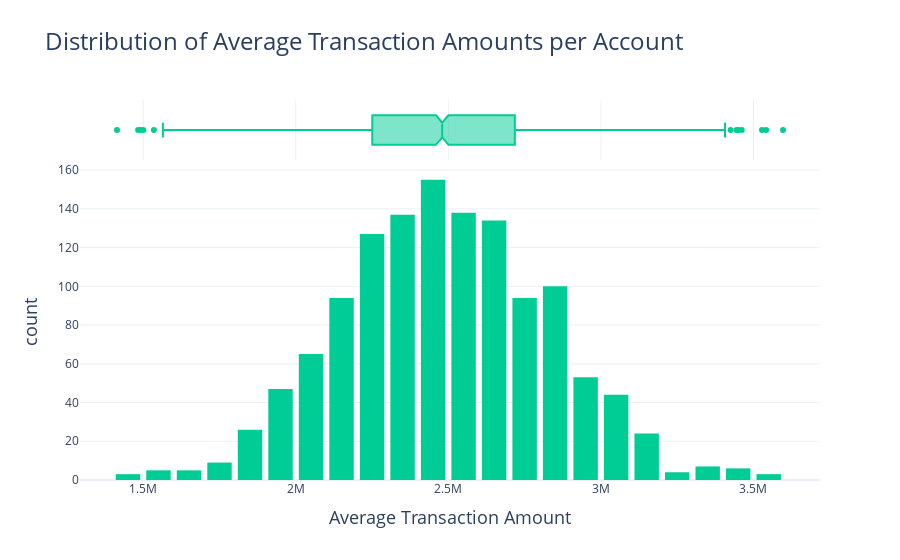
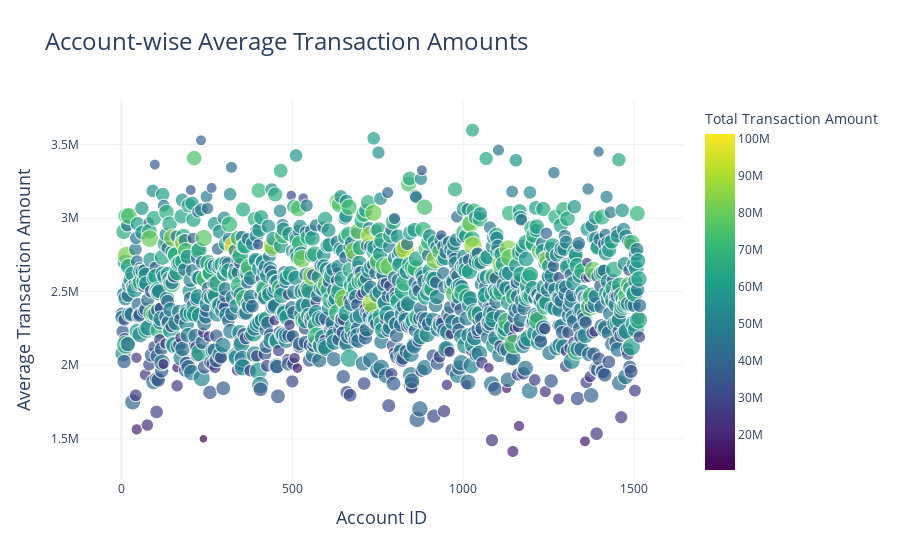

Notebook cell for these charts, in order:
### Code cell
import pandas as pd
import plotly.express as px

class TransactionAnalyzer:
    def __init__(self, filepath):
        self.filepath = filepath
        self.df = None
        self.account_stats = None

    def load_data(self):
        self.df = pd.read_csv(self.filepath)
        print(f"Data loaded successfully from {self.filepath}")

    def calculate_account_statistics(self):
        self.account_stats = self.df.groupby('account_id')['amount'].agg(
            ['mean', 'count', 'sum', 'min', 'max', 'std']
        ).reset_index()

        self.account_stats.columns = [
            'account_id',
            'average_transaction',
            'transaction_count',
            'total_amount',
            'min_transaction',
            'max_transaction',
            'transaction_std_dev'
        ]
        print("Account statistics calculated successfully.")

    def display_statistics(self):
        if self.account_stats is not None:
            print("Transaction Statistics per Account:")
            display(self.account_stats.head())
        else:
            print("No statistics available. Please run calculate_account_statistics() first.")

    def save_statistics(self, output_path):
        if self.account_stats is not None:
            self.account_stats.to_csv(output_path, index=False)
            print(f"Statistics saved to '{output_path}'")
        else:
            print("No statistics to save. Please run calculate_account_statistics() first.")

    def plot_histogram(self):
        if self.account_stats is not None:
            fig = px.histogram(
                self.account_stats,
                x='average_transaction',
                nbins=30,
                marginal='box',  # Adds a box plot above
                title='Distribution of Average Transaction Amounts per Account',
                labels={
                    'average_transaction': 'Average Transaction Amount'
                },
                color_discrete_sequence=['#00CC96']
            )

            fig.update_layout(
                title_font_size=24,
                xaxis_title_font_size=18,
                yaxis_title_font_size=18,
                bargap=0.2,
                template='plotly_white',
                hoverlabel_font_size=14
            )

            fig.show()
        else:
            print("No data to plot. Please run calculate_account_statistics() first.")

    def plot_scatter(self):
        if self.account_stats is not None:
            fig2 = px.scatter(
                self.account_stats,
                x='account_id',
                y='average_transaction',
                size='transaction_count',
                color='total_amount',
                title='Account-wise Average Transaction Amounts',
                labels={
                    'account_id': 'Account ID',
                    'average_transaction': 'Average Transaction Amount',
                    'transaction_count': 'Number of Transactions',
                    'total_amount': 'Total Transaction Amount'
                },
                color_continuous_scale='Viridis'
            )

            fig2.update_layout(
                title_font_size=24,
                xaxis_title_font_size=18,
                yaxis_title_font_size=18,
                template='plotly_white',
                hoverlabel_font_size=14
            )

            fig2.show()
        else:
            print("No data to plot. Please run calculate_account_statistics() first.")

analyzer = TransactionAnalyzer('C:/Users/Sut Zaw Aung/StockMarketDB/pythonProjectBank/data/row/c_transactions_cleaned.csv')

analyzer.load_data()
analyzer.calculate_account_statistics()
analyzer.display_statistics()
analyzer.save_statistics('transaction_statistics_per_account.csv')
analyzer.plot_histogram()
analyzer.plot_scatter()

### Figure 1 — Plotly figure (JSON) as saved in the notebook; plotly's stock layout.template omitted (floating-point values rounded to 4 significant figures; data arrays with more than 128 entries replaced by an {"elided": "..."} marker saying what was removed)
{"data": [{"alignmentgroup": "True", "bingroup": "x", "hovertemplate": "Average Transaction Amount=%{x}<br>count=%{y}<extra></extra>", "legendgroup": "", "marker": {"color": "#00CC96", "pattern": {"shape": ""}}, "name": "", "nbinsx": 30, "offsetgroup": "", "orientation": "v", "showlegend": false, "type": "histogram", "x": {"elided": "1280 float values"}, "xaxis": "x", "yaxis": "y"}, {"alignmentgroup": "True", "hovertemplate": "Average Transaction Amount=%{x}<extra></extra>", "legendgroup": "", "marker": {"color": "#00CC96"}, "name": "", "notched": true, "offsetgroup": "", "showlegend": false, "type": "box", "x": {"elided": "1280 float values"}, "xaxis": "x2", "yaxis": "y2"}], "layout": {"autosize": true, "bargap": 0.2, "barmode": "relative", "hoverlabel": {"font": {"size": 14}}, "legend": {"tracegroupgap": 0}, "title": {"font": {"size": 24}, "text": "Distribution of Average Transaction Amounts per Account"}, "xaxis": {"anchor": "y", "autorange": true, "domain": [0, 1], "range": [1293000.0, 3718000.0], "title": {"font": {"size": 18}, "text": "Average Transaction Amount"}, "type": "linear"}, "xaxis2": {"anchor": "y2", "autorange": true, "domain": [0, 1], "matches": "x", "range": [1293000.0, 3718000.0], "showgrid": true, "showticklabels": false, "type": "linear"}, "yaxis": {"anchor": "x", "autorange": true, "domain": [0, 0.8316], "range": [0, 163.2], "title": {"font": {"size": 18}, "text": "count"}}, "yaxis2": {"anchor": "x2", "autorange": true, "domain": [0.8416, 1], "matches": "y2", "range": [-0.5, 0.5], "showgrid": false, "showline": false, "showticklabels": false, "ticks": "", "type": "category"}}}

### Figure 2 — Plotly figure (JSON) as saved in the notebook; plotly's stock layout.template omitted (floating-point values rounded to 4 significant figures; data arrays with more than 128 entries replaced by an {"elided": "..."} marker saying what was removed)
{"data": [{"hovertemplate": "Account ID=%{x}<br>Average Transaction Amount=%{y}<br>Number of Transactions=%{marker.size}<br>Total Transaction Amount=%{marker.color}<extra></extra>", "legendgroup": "", "marker": {"color": {"elided": "1280 float values"}, "coloraxis": "coloraxis", "size": {"elided": "1280 int values"}, "sizemode": "area", "sizeref": 0.09, "symbol": "circle"}, "mode": "markers", "name": "", "showlegend": false, "type": "scattergl", "x": {"elided": "1280 int values"}, "xaxis": "x", "y": {"elided": "1280 float values"}, "yaxis": "y"}], "layout": {"autosize": true, "coloraxis": {"colorbar": {"title": {"text": "Total Transaction Amount"}}, "colorscale": [[0, "#440154"], [0.1111, "#482878"], [0.2222, "#3e4989"], [0.3333, "#31688e"], [0.4444, "#26828e"], [0.5556, "#1f9e89"], [0.6667, "#35b779"], [0.7778, "#6ece58"], [0.8889, "#b5de2b"], [1, "#fde725"]]}, "hoverlabel": {"font": {"size": 14}}, "legend": {"itemsizing": "constant", "tracegroupgap": 0}, "title": {"font": {"size": 24}, "text": "Account-wise Average Transaction Amounts"}, "xaxis": {"anchor": "y", "autorange": true, "domain": [0, 1], "range": [-156.8, 1679.0], "title": {"font": {"size": 18}, "text": "Account ID"}, "type": "linear"}, "yaxis": {"anchor": "x", "autorange": true, "domain": [0, 1], "range": [1128000.0, 3908000.0], "title": {"font": {"size": 18}, "text": "Average Transaction Amount"}, "type": "linear"}}}
